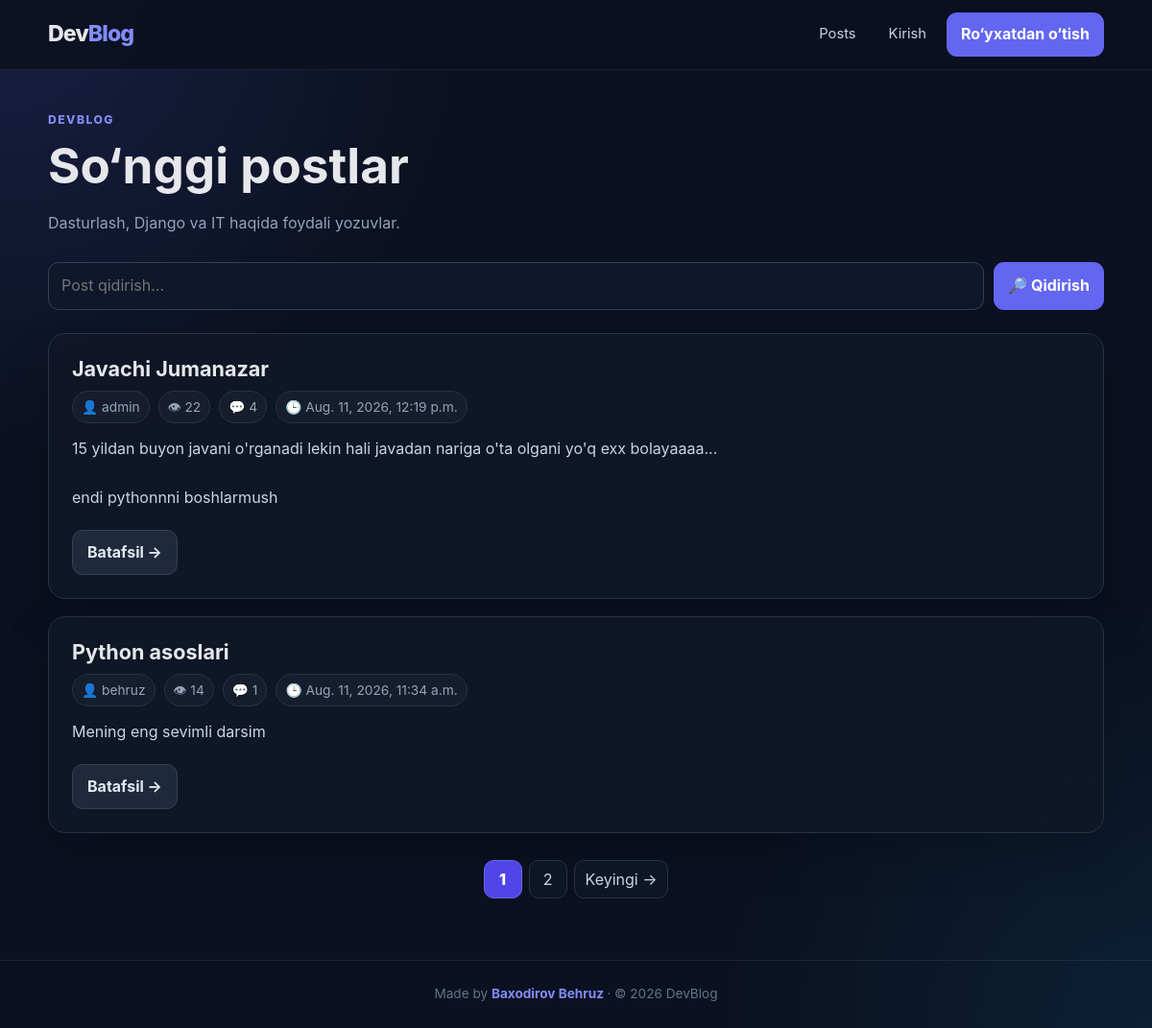
The app's page /posts/, older data.
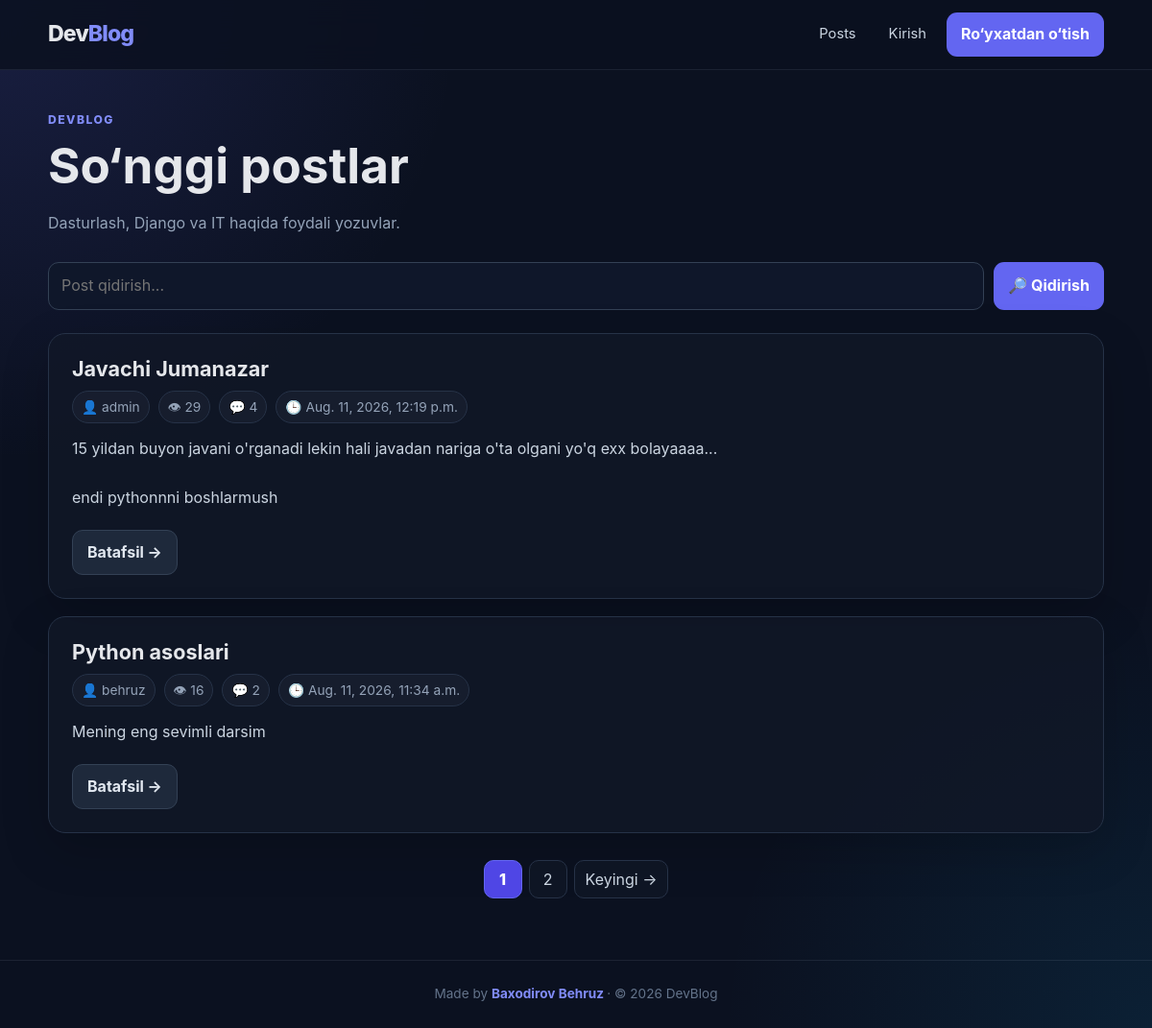
The same page, newer data.
### apps/posts/models.py (models this page shows, shortened)
class Post(models.Model):
    title = models.CharField(max_length=50)
    content = models.TextField()
    author = models.ForeignKey(to=settings.AUTH_USER_MODEL, on_delete=models.CASCADE)
    views_count = models.PositiveIntegerField(default=0)
    created_at = models.DateTimeField(auto_now_add=True)
    updated_at = models.DateTimeField(auto_now=True)

### apps/accounts/models.py (models this page shows)
class CustomUser(AbstractUser):
    phone_number = models.CharField(max_length=12, null=True, blank=True)
    address = models.CharField(max_length=120, null=True, blank=True)
    avatar = models.ImageField(null=True, blank=True, upload_to="avatars/")
    bio = models.TextField(null=True, blank=True)
    website = models.URLField(null=True, blank=True)
    social_links = models.JSONField(null=True, blank=True)

### apps/posts/views.py (the view)
class PostListView(View):
    def get(self, request):
        query = request.GET.get("q")
        posts = Post.objects.annotate(comments_count = Count("comments"))
        if query:
            posts = posts.filter(Q(title__icontains=query) | Q(content__icontains=query))
        paginator = Paginator(object_list=posts, per_page=2)
        page_number = request.GET.get("page")
        posts = paginator.get_page(page_number)
        return render(
            request=request,
            template_name="posts/post_list.html",
            context={"posts":posts, "query":query}
        )

### templates/posts/post_list.html (shortened to what this page needs)
{% extends "base.html" %}
{% block content %}
<section class="hero">
    <div class="eyebrow">DevBlog</div>
    <h1>So‘nggi postlar</h1>
    <p class="muted">Dasturlash, Django va IT haqida foydali yozuvlar.</p>
</section>
<form class="search-bar" method="get">
    <input type="search" name="q" value="{{ query|default:'' }}" placeholder="Post qidirish..." aria-label="Post qidirish">
    <button type="submit">🔎 Qidirish</button>
</form>
{% if posts %}
<div class="post-grid">
    {% for post in posts %}
        <article class="card post-card">
            <h2 class="post-title">
                <a href="{% url 'post_detail' post.pk %}">{{ post.title }}</a>
            </h2>
            <div class="meta">
                <span class="pill">👤 {{ post.author }}</span>
                <span class="pill">👁 {{ post.views_count }}</span>
                <span class="pill">💬 {{ post.comments_count }}</span>
                <span class="pill">🕒 {{ post.created_at }}</span>
            </div>
            <p class="post-excerpt">{{ post.content|truncatechars:240 }}</p>
            <a class="btn btn-secondary" href="{% url 'post_detail' post.pk %}">
                Batafsil →
            </a>
        </article>
    {% endfor %}
</div>
<div class="pagination">
    {% for page_number in posts.paginator.page_range %}
        {% if page_number == posts.number %}
            <span class="page active">{{ page_number }}</span>
        {% else %}
            {% if query %}
                <a class="page" href="?q={{ query }}&page={{ page_number }}">{{ page_number }}</a>
            {% else %}
                <a class="page" href="?page={{ page_number }}">{{ page_number }}</a>
            {% endif %}
        {% endif %}
    {% endfor %}
    {% if posts.has_next %}
        {% if query %}
            <a class="page" href="?q={{ query }}&page={{ posts.next_page_number }}">Keyingi →</a>
        {% else %}
            <a class="page" href="?page={{ posts.next_page_number }}">Keyingi →</a>
        {% endif %}
    {% endif %}
</div>
{% else %}
    <div class="card empty">
        <h2>Post topilmadi</h2>
        <p class="muted">Qidiruv so‘rovingiz bo‘yicha hech qanday post topilmadi.</p>
        <a class="btn" href="{% url 'post_list' %}">Barcha postlar</a>
    </div>
{% endif %}
{% endblock %}

### templates/base.html (shortened to what this page needs)
<!DOCTYPE html>
<html lang="uz">
<head>
</head>
<body>
    <header class="navbar">
        <div class="container nav-inner">
            <a class="brand" href="{% url 'post_list' %}">
                Dev<span>Blog</span>
            </a>
            <nav class="nav-links" aria-label="Asosiy navigatsiya">
                <a class="nav-link" href="{% url 'post_list' %}">Posts</a>
                {% if request.user.is_authenticated %}
                    <span class="nav-user">Salom, {{ request.user.username }}!</span>
                    <a class="nav-link" href="{% url 'post_create' %}">+ Post</a>
                    <a class="nav-link" href="{% url 'profile' %}">Profil</a>
                    <form class="logout-form" method="post" action="{% url 'logout' %}">
                        {% csrf_token %}
                        <button class="btn btn-ghost" type="submit">Chiqish</button>
                    </form>
                {% else %}
                    <a class="nav-link" href="{% url 'login' %}">Kirish</a>
                    <a class="btn" href="{% url 'registration' %}">Ro‘yxatdan o‘tish</a>
                {% endif %}
            </nav>
        </div>
    </header>
    <main class="container main">
        {% block content %}{% endblock %}
    </main>
    <footer class="footer">
    <div class="container">
        Made by
        <a href="https://t.me/behruzbaxodirov"
           target="_blank"
           rel="noopener noreferrer"
           style="color: #818cf8; font-weight: 700;">
            Baxodirov Behruz
        </a>
        · © 2026 DevBlog
    </div>
</footer>
</body>
</html>

### templates/base.html (style rules this page uses)
:root { --bg: #0b1120; --surface: #111827; --surface-2: #172033; --border: #263247; --text: #e5e7eb; --muted: #94a3b8; --primary: #6366f1; --primary-hover: #818cf8; --danger: #ef4444; --success: #22c55e; }
* { box-sizing: border-box; }
html { scroll-behavior: smooth; }
body { margin: 0; min-height: 100vh; color: var(--text); background: radial-gradient(circle at top left, rgba(99,102,241,.16), transparent 30rem), radial-gradient(circle at bottom right, rgba(14,165,233,.10), transparent 28rem), var(--bg); font-family: Inter, ui-sans-serif, system-ui, -apple-system, BlinkMacSystemFont, "Segoe UI", sans-serif; line-height: 1.6; }
a { color: inherit; text-decoration: none; }
.container { width: min(1100px, calc(100% - 32px)); margin: 0 auto; }
.navbar { position: sticky; top: 0; z-index: 20; border-bottom: 1px solid rgba(148,163,184,.12); background: rgba(11,17,32,.86); backdrop-filter: blur(14px); }
.nav-inner { min-height: 72px; display: flex; align-items: center; justify-content: space-between; gap: 20px; }
.brand { font-size: 1.45rem; font-weight: 800; letter-spacing: -.04em; }
.brand span { color: #818cf8; }
.nav-links { display: flex; align-items: center; justify-content: flex-end; flex-wrap: wrap; gap: 8px; }
.nav-link { padding: 9px 13px; border-radius: 10px; color: #cbd5e1; font-size: .92rem; transition: .18s ease; }
.main { min-height: calc(100vh - 145px); padding: 42px 0 64px; }
.hero { margin-bottom: 28px; }
.eyebrow { color: #818cf8; text-transform: uppercase; letter-spacing: .12em; font-size: .76rem; font-weight: 800; }
h1, h2, h3, h4 { line-height: 1.2; }
h1 { font-size: clamp(2rem, 5vw, 3.2rem); margin: 8px 0 10px; }
h2 { font-size: 1.65rem; margin: 0 0 18px; }
.muted { color: var(--muted); }
.card { background: rgba(17,24,39,.78); border: 1px solid var(--border); border-radius: 18px; box-shadow: 0 18px 50px rgba(0,0,0,.18); }
.post-grid { display: grid; gap: 18px; }
.post-card { padding: 24px; transition: .2s ease; }
.post-title { margin: 0 0 9px; font-size: 1.35rem; font-weight: 750; }
.post-excerpt { color: #cbd5e1; white-space: pre-wrap; word-break: break-word; margin: 14px 0 20px; }
.meta { display: flex; flex-wrap: wrap; gap: 9px; color: var(--muted); font-size: .86rem; }
.pill { padding: 5px 9px; border: 1px solid var(--border); border-radius: 999px; background: rgba(148,163,184,.05); }
.search-bar { display: flex; gap: 10px; margin: 0 0 24px; }
.search-bar input { flex: 1; }
input, textarea, select { width: 100%; border: 1px solid #334155; border-radius: 11px; outline: none; background: #0f172a; color: #f8fafc; padding: 11px 13px; font: inherit; transition: .18s ease; }
button, .btn { display: inline-flex; align-items: center; justify-content: center; gap: 7px; border: 0; border-radius: 11px; padding: 10px 15px; color: white; background: var(--primary); font: inherit; font-weight: 700; cursor: pointer; transition: .18s ease; }
.btn-secondary { background: #1e293b; border: 1px solid #334155; color: #e2e8f0; }
.pagination { display: flex; justify-content: center; align-items: center; flex-wrap: wrap; gap: 7px; margin-top: 28px; }
.page { min-width: 40px; height: 40px; padding: 0 11px; display: inline-flex; align-items: center; justify-content: center; border: 1px solid var(--border); border-radius: 10px; color: #cbd5e1; background: rgba(17,24,39,.65); transition: .18s ease; }
.page.active { color: white; border-color: #6366f1; background: #4f46e5; font-weight: 800; }
.footer { border-top: 1px solid rgba(148,163,184,.12); color: #64748b; padding: 24px 0; text-align: center; font-size: .85rem; }

Row changes from the older to the newer data that the page shows:
changed Post "Javachi Jumanazar": views_count "22" → "29"
changed Post "Python asoslari": views_count "14" → "16"; comments_count "1" → "2"
